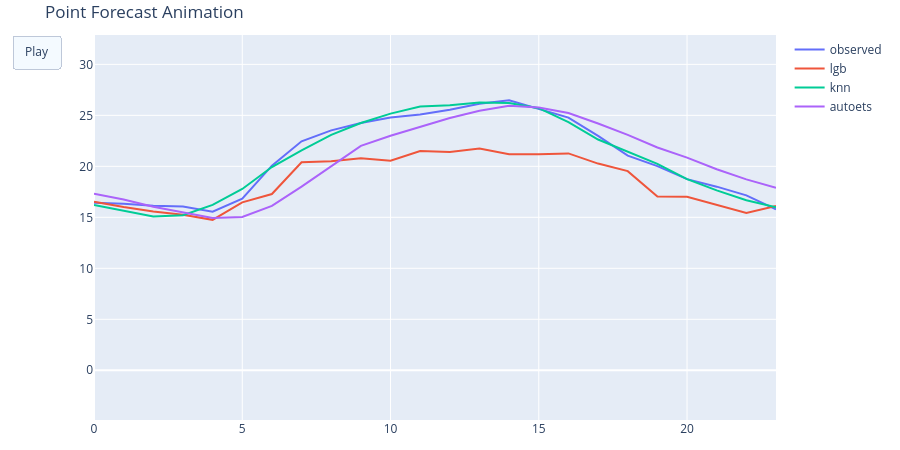

The notebook cell this image was saved under:
### Code cell
import plotly.graph_objects as go

def _slice_forecast_array(x, start, stop):
    return np.asarray(x.iloc[start:stop] if hasattr(x, 'iloc') else x[start:stop])

def animate_forecasts(y_te, forecasts, n_rows=24*30, skip=24*7, width=900, height=450):
    available_rows = [len(y_te)] + [len(y_hat) for y_hat in forecasts.values()]
    n_rows = min(n_rows, min(available_rows) - skip)
    stop = skip + n_rows

    y_true = _slice_forecast_array(y_te, skip, stop)
    y_preds = {name: _slice_forecast_array(y_hat, skip, stop) for name, y_hat in forecasts.items()}

    if y_true.ndim != 2 or any(y_pred.ndim != 2 for y_pred in y_preds.values()):
        raise ValueError('Expected y_te and all forecasts to be 2D arrays or DataFrames.')

    horizon = y_true.shape[1]
    t = np.arange(horizon)

    fig = go.Figure(layout=dict(width=width, height=height))
    fig.add_trace(go.Scatter(x=t, y=y_true[0], mode='lines', line=dict(width=2), name='observed'))

    for name, y_pred in y_preds.items():
        fig.add_trace(go.Scatter(x=t, y=y_pred[0], mode='lines', line=dict(width=2), name=name))

    frames = []
    for i in range(n_rows):
        frame_data = [go.Scatter(y=y_true[i])]
        frame_data.extend(go.Scatter(y=y_pred[i]) for y_pred in y_preds.values())
        frames.append(go.Frame(data=frame_data, name=f'frame{i}'))

    fig.frames = frames

    y_min = min(np.min(y_true), *(np.min(y_pred) for y_pred in y_preds.values())) - 1
    y_max = max(np.max(y_true), *(np.max(y_pred) for y_pred in y_preds.values())) + 1

    fig.update_layout(
        title='Point Forecast Animation',
        margin={'l': 30, 'r': 20, 't': 35, 'b': 30},
        updatemenus=[{
            'type': 'buttons',
            'buttons': [{
                'label': 'Play',
                'method': 'animate',
                'args': [None, {
                    'frame': {'duration': 50, 'redraw': True},
                    'fromcurrent': True,
                    'transition': {'duration': 0},
                }],
            }],
        }],
    )
    fig.update_yaxes(range=[y_min, y_max], automargin=True)
    fig.update_xaxes(automargin=True)

    return fig

animate_forecasts(y_te, {'lgb': y_hat_lgb, 'knn': y_hat_knn, 'autoets': y_hat_ets})

### Figure 1 — Plotly figure (JSON) as saved in the notebook; plotly's stock layout.template omitted (floating-point values rounded to 4 significant figures)
{"data": [{"line": {"width": 2}, "mode": "lines", "name": "observed", "type": "scatter", "x": [0, 1, 2, 3, 4, 5, 6, 7, 8, 9, 10, 11, 12, 13, 14, 15, 16, 17, 18, 19, 20, 21, 22, 23], "y": [16.43, 16.33, 16.13, 16.05, 15.55, 16.83, 20.07, 22.46, 23.53, 24.25, 24.78, 25.08, 25.55, 26.14, 26.47, 25.61, 24.78, 22.98, 21.04, 20.03, 18.74, 18.01, 17.15, 15.77]}, {"line": {"width": 2}, "mode": "lines", "name": "lgb", "type": "scatter", "x": [0, 1, 2, 3, 4, 5, 6, 7, 8, 9, 10, 11, 12, 13, 14, 15, 16, 17, 18, 19, 20, 21, 22, 23], "y": [16.53, 16.01, 15.56, 15.25, 14.75, 16.46, 17.29, 20.4, 20.5, 20.79, 20.55, 21.51, 21.41, 21.74, 21.18, 21.18, 21.27, 20.27, 19.53, 17.03, 17.01, 16.19, 15.42, 16.11]}, {"line": {"width": 2}, "mode": "lines", "name": "knn", "type": "scatter", "x": [0, 1, 2, 3, 4, 5, 6, 7, 8, 9, 10, 11, 12, 13, 14, 15, 16, 17, 18, 19, 20, 21, 22, 23], "y": [16.21, 15.64, 15.09, 15.21, 16.23, 17.78, 19.93, 21.57, 23.08, 24.25, 25.17, 25.87, 26.0, 26.25, 26.21, 25.7, 24.33, 22.63, 21.44, 20.24, 18.75, 17.65, 16.68, 16.0]}, {"line": {"width": 2}, "mode": "lines", "name": "autoets", "type": "scatter", "x": [0, 1, 2, 3, 4, 5, 6, 7, 8, 9, 10, 11, 12, 13, 14, 15, 16, 17, 18, 19, 20, 21, 22, 23], "y": [17.32, 16.74, 16.03, 15.5, 14.93, 15.04, 16.12, 18.01, 19.96, 22.0, 23.0, 23.84, 24.75, 25.45, 25.95, 25.77, 25.22, 24.2, 23.08, 21.85, 20.86, 19.72, 18.72, 17.9]}], "layout": {"height": 450, "margin": {"b": 30, "l": 30, "r": 20, "t": 35}, "title": {"text": "Point Forecast Animation"}, "updatemenus": [{"buttons": [{"args": [null, {"frame": {"duration": 50, "redraw": true}, "fromcurrent": true, "transition": {"duration": 0}}], "label": "Play", "method": "animate"}], "type": "buttons"}], "width": 900, "xaxis": {"automargin": true}, "yaxis": {"automargin": true, "range": [-4.875, 32.88]}}}
